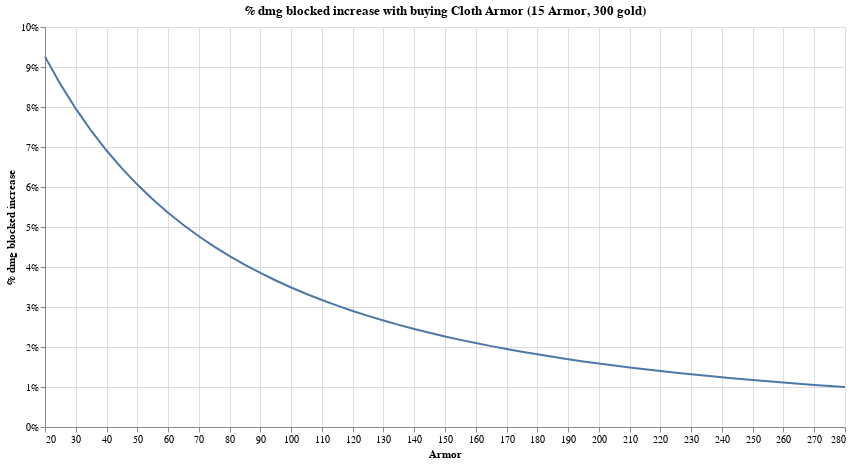

This figure's notebook cell:
### Code cell
df["% dmg blocked increase"]  =    df["% dmg blocked"].shift(-3)-df["% dmg blocked"]
alt.Chart(df.iloc[4:,:]).mark_line().encode(
    x=alt.X('Armor', scale=alt.Scale(domain=(20,280))),
    y=alt.Y('% dmg blocked increase', axis=alt.Axis(format='%')),
    
).properties(
    title = "% dmg blocked increase with buying Cloth Armor (15 Armor, 300 gold)",
    width=800,
    height=400
)

### Figure 1 — Vega-Lite specification as saved in the notebook (floating-point values rounded to 4 significant figures)
{"config": {"view": {"continuousWidth": 400, "continuousHeight": 300}}, "data": {"name": "data-2f2da88374361d3042ded0e5ca4123b1"}, "mark": "line", "encoding": {"x": {"field": "Armor", "scale": {"domain": [20, 280]}, "type": "quantitative"}, "y": {"axis": {"format": "%"}, "field": "% dmg blocked increase", "type": "quantitative"}}, "height": 400, "title": "% dmg blocked increase with buying Cloth Armor (15 Armor, 300 gold)", "width": 800, "$schema": "https://vega.github.io/schema/vega-lite/v4.17.0.json", "datasets": {"data-2f2da88374361d3042ded0e5ca4123b1": [{"Armor": 20, "% dmg taken": 0.8333, "% dmg blocked": 0.1667, "% dmg blocked increase": 0.09259}, {"Armor": 25, "% dmg taken": 0.8, "% dmg blocked": 0.2, "% dmg blocked increase": 0.08571}, {"Armor": 30, "% dmg taken": 0.7692, "% dmg blocked": 0.2308, "% dmg blocked increase": 0.07958}, {"Armor": 35, "% dmg taken": 0.7407, "% dmg blocked": 0.2593, "% dmg blocked increase": 0.07407}, {"Armor": 40, "% dmg taken": 0.7143, "% dmg blocked": 0.2857, "% dmg blocked increase": 0.06912}, {"Armor": 45, "% dmg taken": 0.6897, "% dmg blocked": 0.3103, "% dmg blocked increase": 0.06466}, {"Armor": 50, "% dmg taken": 0.6667, "% dmg blocked": 0.3333, "% dmg blocked increase": 0.06061}, {"Armor": 55, "% dmg taken": 0.6452, "% dmg blocked": 0.3548, "% dmg blocked increase": 0.05693}, {"Armor": 60, "% dmg taken": 0.625, "% dmg blocked": 0.375, "% dmg blocked increase": 0.05357}, {"Armor": 65, "% dmg taken": 0.6061, "% dmg blocked": 0.3939, "% dmg blocked increase": 0.05051}, {"Armor": 70, "% dmg taken": 0.5882, "% dmg blocked": 0.4118, "% dmg blocked increase": 0.04769}, {"Armor": 75, "% dmg taken": 0.5714, "% dmg blocked": 0.4286, "% dmg blocked increase": 0.04511}, {"Armor": 80, "% dmg taken": 0.5556, "% dmg blocked": 0.4444, "% dmg blocked increase": 0.04274}, {"Armor": 85, "% dmg taken": 0.5405, "% dmg blocked": 0.4595, "% dmg blocked increase": 0.04054}, {"Armor": 90, "% dmg taken": 0.5263, "% dmg blocked": 0.4737, "% dmg blocked increase": 0.03851}, {"Armor": 95, "% dmg taken": 0.5128, "% dmg blocked": 0.4872, "% dmg blocked increase": 0.03663}, {"Armor": 100, "% dmg taken": 0.5, "% dmg blocked": 0.5, "% dmg blocked increase": 0.03488}, {"Armor": 105, "% dmg taken": 0.4878, "% dmg blocked": 0.5122, "% dmg blocked increase": 0.03326}, {"Armor": 110, "% dmg taken": 0.4762, "% dmg blocked": 0.5238, "% dmg blocked increase": 0.03175}, {"Armor": 115, "% dmg taken": 0.4651, "% dmg blocked": 0.5349, "% dmg blocked increase": 0.03033}, {"Armor": 120, "% dmg taken": 0.4545, "% dmg blocked": 0.5455, "% dmg blocked increase": 0.02901}, {"Armor": 125, "% dmg taken": 0.4444, "% dmg blocked": 0.5556, "% dmg blocked increase": 0.02778}, {"Armor": 130, "% dmg taken": 0.4348, "% dmg blocked": 0.5652, "% dmg blocked increase": 0.02662}, {"Armor": 135, "% dmg taken": 0.4255, "% dmg blocked": 0.5745, "% dmg blocked increase": 0.02553}, {"Armor": 140, "% dmg taken": 0.4167, "% dmg blocked": 0.5833, "% dmg blocked increase": 0.02451}, {"Armor": 145, "% dmg taken": 0.4082, "% dmg blocked": 0.5918, "% dmg blocked increase": 0.02355}, {"Armor": 150, "% dmg taken": 0.4, "% dmg blocked": 0.6, "% dmg blocked increase": 0.02264}, {"Armor": 155, "% dmg taken": 0.3922, "% dmg blocked": 0.6078, "% dmg blocked increase": 0.02179}, {"Armor": 160, "% dmg taken": 0.3846, "% dmg blocked": 0.6154, "% dmg blocked increase": 0.02098}, {"Armor": 165, "% dmg taken": 0.3774, "% dmg blocked": 0.6226, "% dmg blocked increase": 0.02022}, {"Armor": 170, "% dmg taken": 0.3704, "% dmg blocked": 0.6296, "% dmg blocked increase": 0.01949}, {"Armor": 175, "% dmg taken": 0.3636, "% dmg blocked": 0.6364, "% dmg blocked increase": 0.01881}, {"Armor": 180, "% dmg taken": 0.3571, "% dmg blocked": 0.6429, "% dmg blocked increase": 0.01816}, {"Armor": 185, "% dmg taken": 0.3509, "% dmg blocked": 0.6491, "% dmg blocked increase": 0.01754}, {"Armor": 190, "% dmg taken": 0.3448, "% dmg blocked": 0.6552, "% dmg blocked increase": 0.01696}, {"Armor": 195, "% dmg taken": 0.339, "% dmg blocked": 0.661, "% dmg blocked increase": 0.0164}, {"Armor": 200, "% dmg taken": 0.3333, "% dmg blocked": 0.6667, "% dmg blocked increase": 0.01587}, {"Armor": 205, "% dmg taken": 0.3279, "% dmg blocked": 0.6721, "% dmg blocked increase": 0.01537}, {"Armor": 210, "% dmg taken": 0.3226, "% dmg blocked": 0.6774, "% dmg blocked increase": 0.01489}, {"Armor": 215, "% dmg taken": 0.3175, "% dmg blocked": 0.6825, "% dmg blocked increase": 0.01443}, {"Armor": 220, "% dmg taken": 0.3125, "% dmg blocked": 0.6875, "% dmg blocked increase": 0.01399}, {"Armor": 225, "% dmg taken": 0.3077, "% dmg blocked": 0.6923, "% dmg blocked increase": 0.01357}, {"Armor": 230, "% dmg taken": 0.303, "% dmg blocked": 0.697, "% dmg blocked increase": 0.01318}, {"Armor": 235, "% dmg taken": 0.2985, "% dmg blocked": 0.7015, "% dmg blocked increase": 0.01279}, {"Armor": 240, "% dmg taken": 0.2941, "% dmg blocked": 0.7059, "% dmg blocked increase": 0.01243}, {"Armor": 245, "% dmg taken": 0.2899, "% dmg blocked": 0.7101, "% dmg blocked increase": 0.01208}, {"Armor": 250, "% dmg taken": 0.2857, "% dmg blocked": 0.7143, "% dmg blocked increase": 0.01174}, {"Armor": 255, "% dmg taken": 0.2817, "% dmg blocked": 0.7183, "% dmg blocked increase": 0.01142}, {"Armor": 260, "% dmg taken": 0.2778, "% dmg blocked": 0.7222, "% dmg blocked increase": 0.01111}, {"Armor": 265, "% dmg taken": 0.274, "% dmg blocked": 0.726, "% dmg blocked increase": 0.01081}, {"Armor": 270, "% dmg taken": 0.2703, "% dmg blocked": 0.7297, "% dmg blocked increase": 0.01053}, {"Armor": 275, "% dmg taken": 0.2667, "% dmg blocked": 0.7333, "% dmg blocked increase": 0.01026}, {"Armor": 280, "% dmg taken": 0.2632, "% dmg blocked": 0.7368, "% dmg blocked increase": 0.009993}, {"Armor": 285, "% dmg taken": 0.2597, "% dmg blocked": 0.7403, "% dmg blocked increase": null}, {"Armor": 290, "% dmg taken": 0.2564, "% dmg blocked": 0.7436, "% dmg blocked increase": null}, {"Armor": 295, "% dmg taken": 0.2532, "% dmg blocked": 0.7468, "% dmg blocked increase": null}]}}
